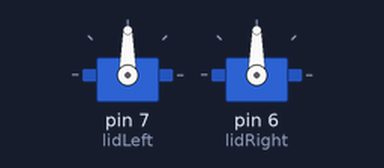
The sketch below on a simulated Arduino Uno, built with avr-gcc and run on an emulated ATmega328P. On the bench: 2 × servo.

Above: at 0.05 s.
At 1.5 s:
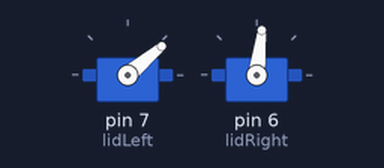
At 3.0 s:
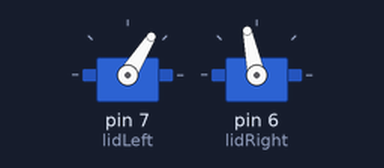
At 5.95 s:
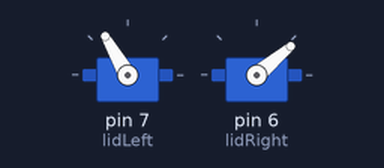
Timing chart, 0 to 7.8 s (numbered marks = the images above):
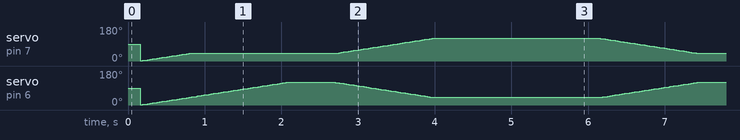

The sketch:

EyeTest.ino
```cpp
#include <Servo.h>

Servo lidLeft;
Servo lidRight;

int pos = 0;
uint32_t timeEyeLeft = millis();
uint32_t timeEyeRight = millis();


void setup() {
  lidLeft.attach(7);  // attaches the servo on pin 9 to the servo object
  lidRight.attach(6);
}
void moveLidLeft(int desiredPosition) {
  static int currentPosition = 0;

  if (currentPosition > desiredPosition)
    currentPosition -= 1;
  else if (currentPosition < desiredPosition)
    currentPosition += 1;

  lidLeft.write(currentPosition);
}

void moveLidRight(int desiredPosition) {
  static int currentPosition = 0;

  if (currentPosition > desiredPosition)
    currentPosition -= 1;
  else if (currentPosition < desiredPosition)
    currentPosition += 1;

  lidRight.write(currentPosition);
}


void moveEyeLeft() {
  if (millis() - timeEyeLeft > 15) {
    timeEyeLeft = millis();
    if (millis() % 6000 > 2700)
      moveLidLeft(120);
    else if (millis() % 6000 > 150)
      moveLidLeft(40);
  }
}

void moveEyeRight() {
  if (millis() - timeEyeRight > 15) {
    timeEyeRight = millis();
    if (millis() % 6000 > 2700)
      moveLidRight(40);
    else if (millis() % 6000 > 150)
      moveLidRight(120);
  }
}

void loop() {
  moveEyeLeft();
  moveEyeRight();
}
```
